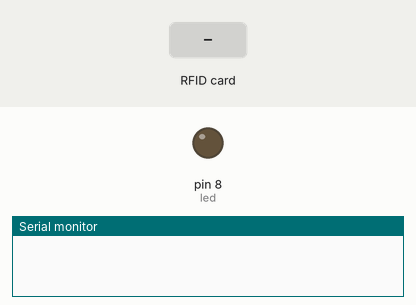
Recording of a sketch running on a simulated Arduino Uno, built with avr-gcc and run on an emulated ATmega328P. Shown: output pins drawn as LEDs (lit = HIGH), the last lines printed to the serial monitor. The inputs (shaded band) are chosen by the test bench. Pins used as bus, display or sensor lines are not drawn.

Above: at 1.2 s.
1.3 s: RFID card 5E 7A 19 C4 held to the reader
At 1.7 s:
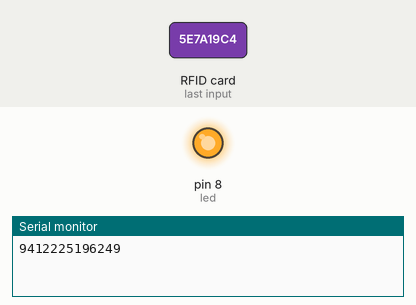
Timing chart, 0 to 4.3 s (numbered marks = the images above; inputs shaded):
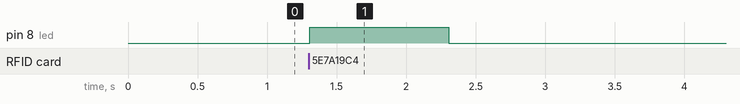

The sketch:

vma405__mfrc522__test.ino
```cpp
/*
* edited by Velleman / Patrick De Coninck
* Read a card using a mfrc522 reader on your SPI interface
* Pin layout should be as follows (on Arduino Uno - Velleman VMA100):
* MOSI: Pin 11 / ICSP-4
* MISO: Pin 12 / ICSP-1
* SCK: Pin 13 / ISCP-3
* SS/SDA (MSS on Velleman VMA405) : Pin 10
* RST: Pin 9
* VCC: 3,3V (DO NOT USE 5V, VMA405 WILL BE DAMAGED IF YOU DO SO)
* GND: GND on Arduino UNO / Velleman VMA100
* IRQ: not used
*/

#include <SPI.h>
#include <RFID.h>

#define SS_PIN 10
#define RST_PIN 9

RFID rfid(SS_PIN,RST_PIN);

int led = 8;
int serNum[5];
/*
* This integer should be the code of Your Mifare card / tag
*/


void setup(){

    Serial.begin(9600);
    SPI.begin();
    rfid.init();
/*
* define VMA100 (UNO) pins 7 & 8 as outputs and put them LOW
*/
    pinMode(led, OUTPUT);
    digitalWrite(led, LOW);

}

void loop(){

    if(rfid.isCard()){

        if(rfid.readCardSerial()){
            Serial.print(rfid.serNum[0]);
            Serial.print(rfid.serNum[1]);
            Serial.print(rfid.serNum[2]);
            Serial.print(rfid.serNum[3]);
            Serial.println(rfid.serNum[4]);
            digitalWrite(led, HIGH);
            delay(1000);
            digitalWrite(led, LOW);
            }

        }


    rfid.halt();

}
```

Measured:
- after the input at 1.3 s, pin 8 (led): LOW → HIGH at once, → LOW 1.0 s later
